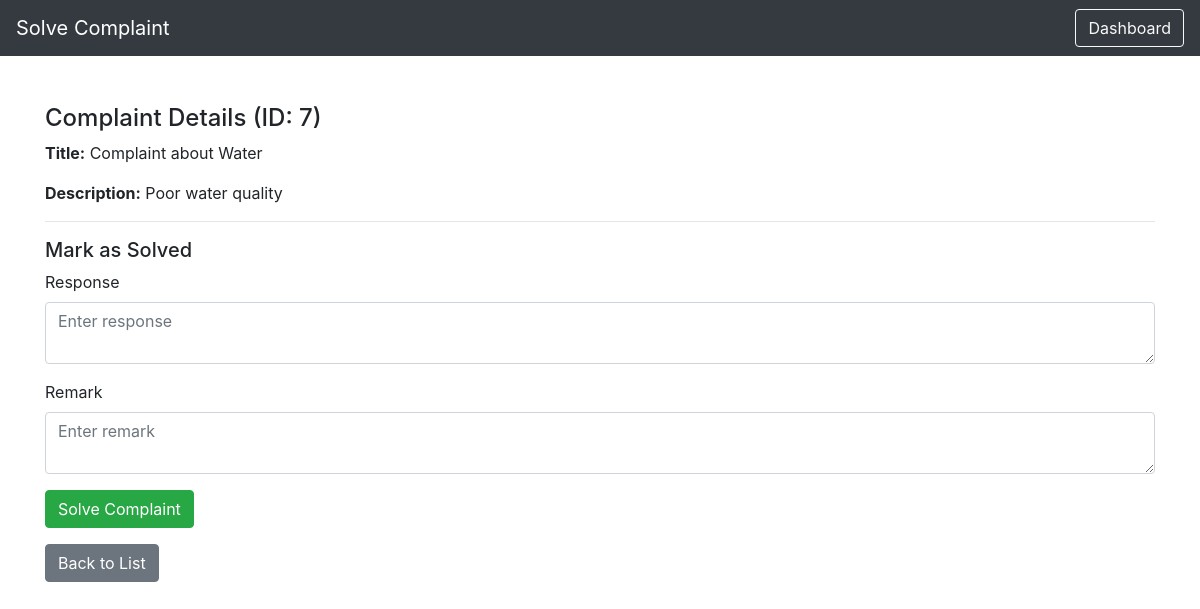
Page /officer/solve_complaint.php?complaint_id=7 (signed in) on the committed database.
### tables this page shows
CREATE TABLE `complaints` (
  `id` int(11) NOT NULL,
  `citizen_id` int(11) NOT NULL,
  `department_id` int(11) NOT NULL,
  `title` varchar(255) NOT NULL,
  `description` text NOT NULL,
  `status` enum('registered','in_progress','solved','referred') DEFAULT 'registered',
  `priority` enum('top','medium','normal','low') DEFAULT 'normal',
  `officer_id` int(11) DEFAULT NULL,
  `dept_head_id` int(11) DEFAULT NULL,
  `referred_by` int(11) DEFAULT NULL,
  `referred_at` timestamp NULL DEFAULT NULL,
  `remarks` text DEFAULT NULL,
  `response` text DEFAULT NULL,
  `review_rating` int(11) DEFAULT NULL,
  `review_feedback` text DEFAULT NULL,
  `ai_summary_complaint` text DEFAULT NULL,
  `ai_summary_response` text DEFAULT NULL,
  `target_id` int(11) DEFAULT NULL,
  `target_role` enum('officer','dept_head') DEFAULT NULL,
  `created_at` timestamp NOT NULL DEFAULT current_timestamp(),
  `updated_at` timestamp NOT NULL DEFAULT current_timestamp() ON UPDATE current_timestamp()
);

### officer/solve_complaint.php (the view, shortened to what this page needs)
<?php
include('../config.php');
$officer_id = $_SESSION['officer_id'];
if (isset($_GET['complaint_id'])) {
  $complaint_id = intval($_GET['complaint_id']);
  $sql = "SELECT * FROM complaints WHERE id = '$complaint_id' AND officer_id = '$officer_id'";
  $result = $conn->query($sql);
  if ($result && $result->num_rows > 0) {
    $complaint = $result->fetch_assoc();
  } else {
    $error = "Complaint not found or you are not authorized.";
  }
}
?>
<!DOCTYPE html>
<html lang="en">
<head>
  <link rel="stylesheet" href="https://stackpath.bootstrapcdn.com/bootstrap/4.5.2/css/bootstrap.min.css">
</head>
<body>
  <nav class="navbar navbar-expand-lg navbar-dark bg-dark">
    <span class="navbar-brand">Solve Complaint</span>
    <div class="ml-auto">
      <a href="officer_dashboard.php" class="btn btn-outline-light">Dashboard</a>
    </div>
  </nav>
  <div class="container mt-5">
    <?php if (isset($complaint)): ?>
      <h4>Complaint Details (ID: <?php echo $complaint['id']; ?>)</h4>
      <p><strong>Title:</strong> <?php echo htmlspecialchars($complaint['title']); ?></p>
      <p><strong>Description:</strong> <?php echo htmlspecialchars($complaint['description']); ?></p>
      <hr>
      <h5>Mark as Solved</h5>
      <form method="POST" action="">
        <div class="form-group">
          <label>Response</label>
          <textarea name="response" required class="form-control" placeholder="Enter response"></textarea>
        </div>
        <div class="form-group">
          <label>Remark</label>
          <textarea name="remark" required class="form-control" placeholder="Enter remark"></textarea>
        </div>
        <button type="submit" name="solve" class="btn btn-success">Solve Complaint</button>
      </form>
      <a href="solve_complaint.php" class="btn btn-secondary mt-3">Back to List</a>
    <?php endif; ?>
  </div>
</body>
</html>

### rows in the picture
complaints: id "7", title "Complaint about Water", description "Poor water quality"
